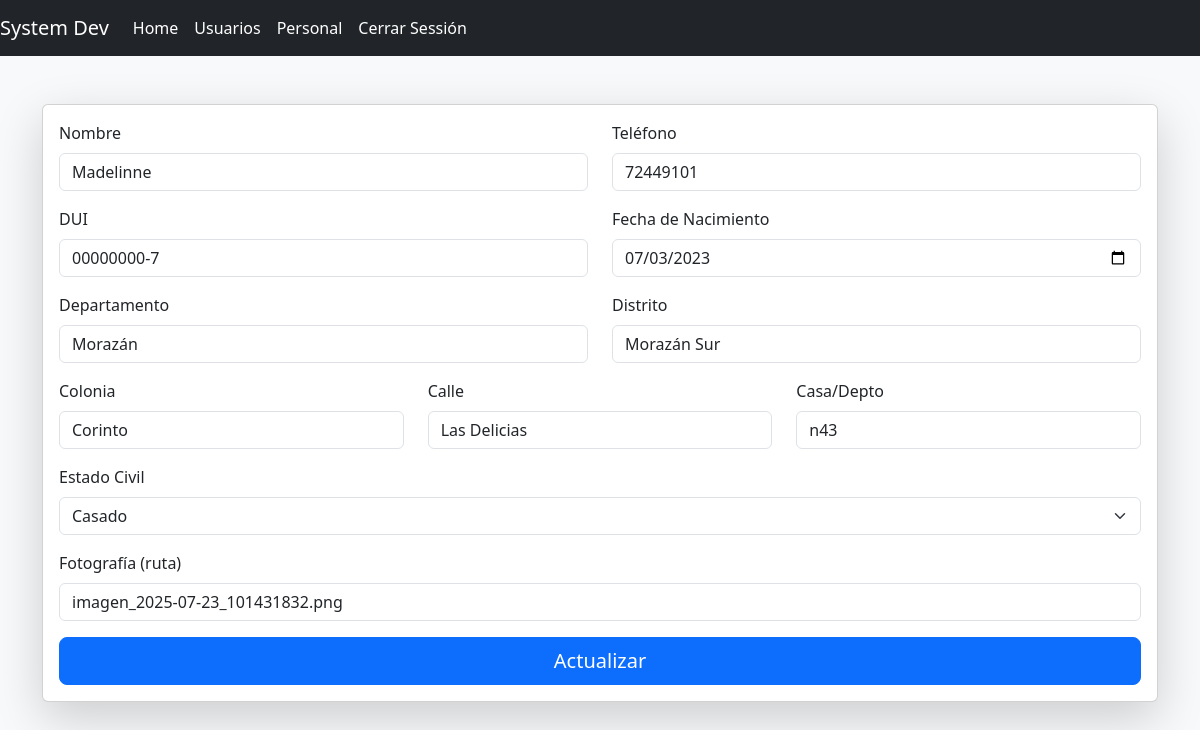
The page /editar-usuario.php?id=4 on the database its author committed.
### tables this page shows
CREATE TABLE `personal` (
  `id` int(11) NOT NULL,
  `nombre` varchar(50) NOT NULL,
  `telefono` varchar(15) DEFAULT NULL,
  `dui` varchar(10) NOT NULL,
  `fecha_nacimiento` date NOT NULL,
  `departamento` varchar(50) DEFAULT NULL,
  `distrito` varchar(50) DEFAULT NULL,
  `colonia` varchar(50) DEFAULT NULL,
  `calle` varchar(50) DEFAULT NULL,
  `casa` varchar(20) DEFAULT NULL,
  `estado_civil` varchar(25) DEFAULT NULL,
  `fotografia` varchar(150) DEFAULT NULL,
  `fecha_registro` timestamp NOT NULL DEFAULT current_timestamp()
);

### editar-usuario.php (the view, shortened to what this page needs)
<?php
include_once('./conf/conf.php');
$id = $_GET['id'];
$sql_personal = "SELECT * FROM personal WHERE id = $id";
$result = mysqli_query($con, $sql_personal);
$personal = mysqli_fetch_assoc($result);
?>
<!DOCTYPE html>
<html lang="es">
<head>
    <link href="https://cdn.jsdelivr.net/npm/bootstrap@5.3.0/dist/css/bootstrap.min.css" rel="stylesheet">
</head>
<body class="bg-light">
<?php include_once('nav.php'); ?>
<div class="container mt-5">
    <div class="card shadow-lg">
        <div class="card-body">
            <form action="" method="POST">
                <div class="row mb-3">
                    <div class="col-md-6">
                        <label class="form-label">Nombre</label>
                        <input type="text" name="nombre" class="form-control" value="<?php echo $personal['nombre']; ?>" required>
                    </div>
                    <div class="col-md-6">
                        <label class="form-label">Teléfono</label>
                        <input type="text" name="telefono" class="form-control" value="<?php echo $personal['telefono']; ?>" required placeholder="7777-7777">
                    </div>
                </div>
                <div class="row mb-3">
                    <div class="col-md-6">
                        <label class="form-label">DUI</label>
                        <input type="text" name="dui" class="form-control" value="<?php echo $personal['dui']; ?>" required placeholder="00000000-0">
                    </div>
                    <div class="col-md-6">
                        <label class="form-label">Fecha de Nacimiento</label>
                        <input type="date" name="fecha_nacimiento" class="form-control" value="<?php echo $personal['fecha_nacimiento']; ?>" required>
                    </div>
                </div>
                <div class="row mb-3">
                    <div class="col-md-6">
                        <label class="form-label">Departamento</label>
                        <input type="text" name="departamento" class="form-control" value="<?php echo $personal['departamento']; ?>">
                    </div>
                    <div class="col-md-6">
                        <label class="form-label">Distrito</label>
                        <input type="text" name="distrito" class="form-control" value="<?php echo $personal['distrito']; ?>">
                    </div>
                </div>
                <div class="row mb-3">
                    <div class="col-md-4">
                        <label class="form-label">Colonia</label>
                        <input type="text" name="colonia" class="form-control" value="<?php echo $personal['colonia']; ?>">
                    </div>
                    <div class="col-md-4">
                        <label class="form-label">Calle</label>
                        <input type="text" name="calle" class="form-control" value="<?php echo $personal['calle']; ?>">
                    </div>
                    <div class="col-md-4">
                        <label class="form-label">Casa/Depto</label>
                        <input type="text" name="casa" class="form-control" value="<?php echo $personal['casa']; ?>">
                    </div>
                </div>
                <div class="mb-3">
                    <label class="form-label">Estado Civil</label>
                    <select name="estado_civil" class="form-select">
                        <option value="Casado" <?php if($personal['estado_civil']=='Casado') echo 'selected'; ?>>Casado</option>
                    </select>
                </div>
                <div class="mb-3">
                    <label class="form-label">Fotografía (ruta)</label>
                    <input type="text" name="fotografia" class="form-control" value="<?php echo $personal['fotografia']; ?>">
                </div>
                <div class="d-grid">
                    <button type="submit" class="btn btn-primary btn-lg">Actualizar</button>
                </div>
            </form>
        </div>
    </div>
</div>
</body>
</html>

### rows shown on the page
personal: nombre "Madelinne", telefono "72449101", dui "00000000-7", fecha_nacimiento "07/03/2023", departamento "Morazán", distrito "Morazán Sur", colonia "Corinto", calle "Las Delicias", casa "n43", estado_civil "Casado", fotografia "imagen_2025-07-23_101431832.png"
